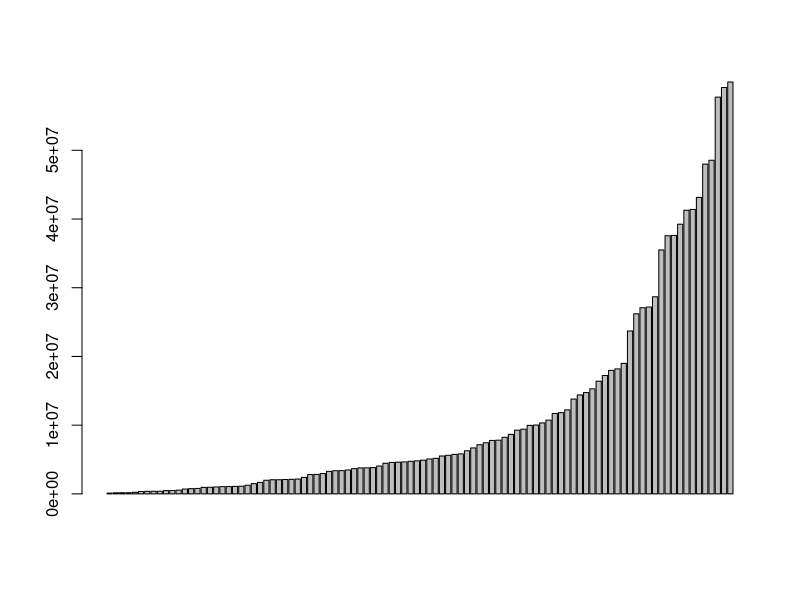
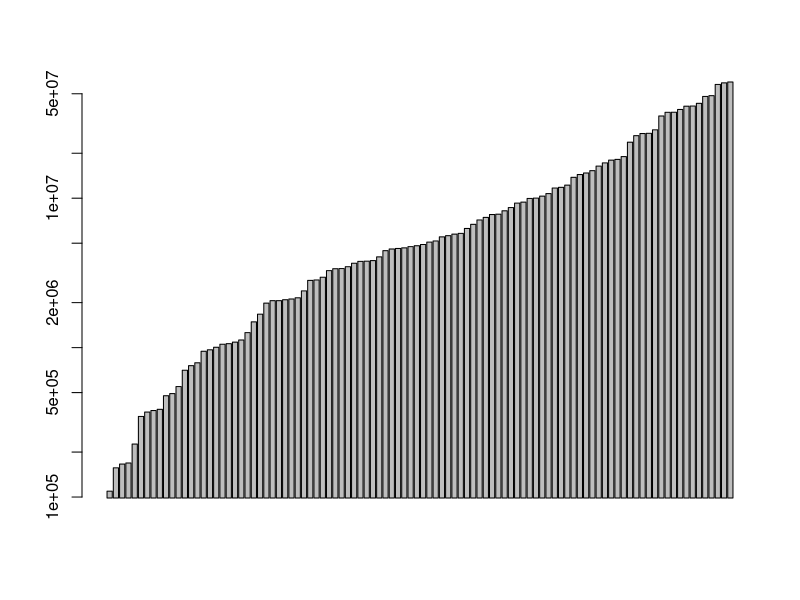
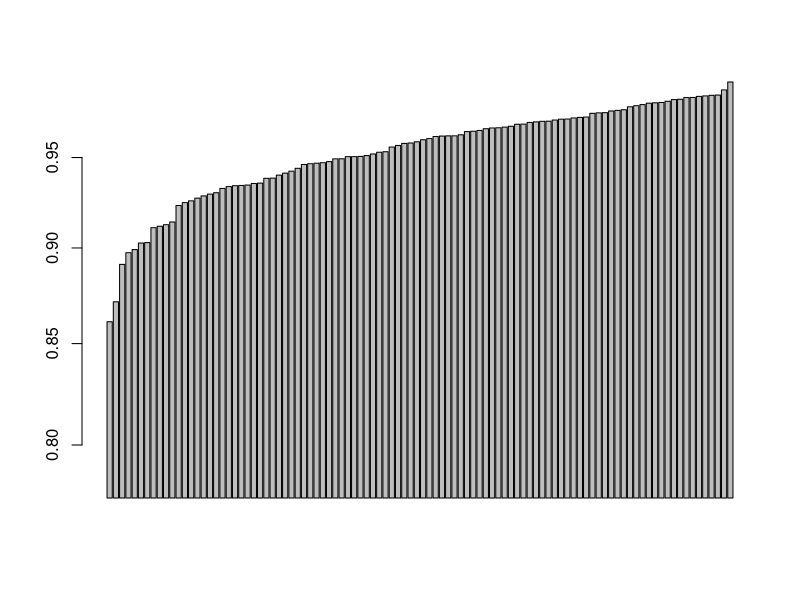
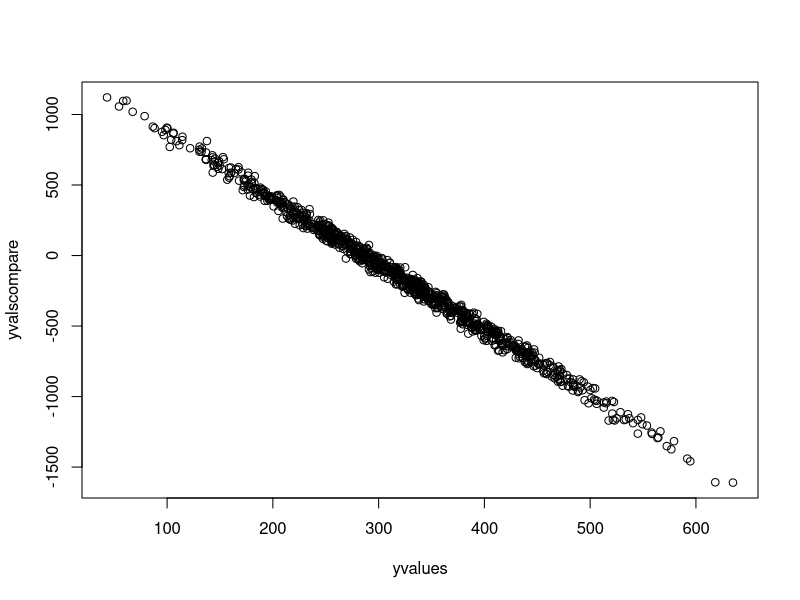
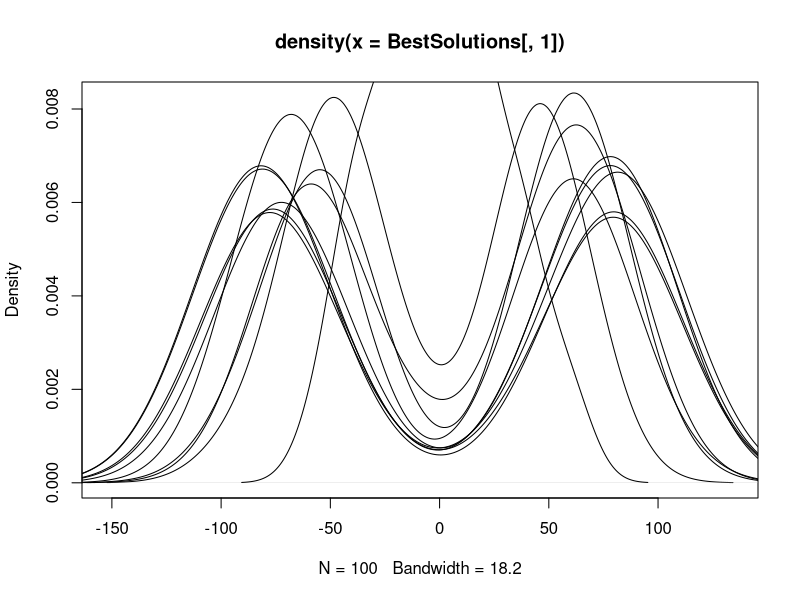

Write the R code that produced these figures, in order.
# Define functions --------------------------------------------------------

breed <- function(i,j, solutionstokeep=solutionstokeep, variables=variables) {
  bredsolution<-matrix(0,nrow=1, ncol=variables)
  for(k in 1:variables)
  {
    ifelse(runif(1)<threshold,
           bredsolution[1,k]<-solutionstokeep[i,k],
           bredsolution[1,k]<-solutionstokeep[j,k]
    )
  }
  bredsolution
}

mutate <- function(solution, mutatethreshold=0.1)
{
    mutatedsolution<-matrix(0, nrow=1,ncol=variables)
    for(k in 1:variables)
    {
        ifelse(runif(1)<mutatethreshold,
               mutatedsolution[1,k]<-solution[k],
               mutatedsolution[1,k]<-runif(1,-100,100)
               )
    }
    mutatedsolution
}

judgesolutions <- function(solutionset, yv=yvalues, xv=xvalues)
{
  metric<-rep(-1,dim(solutionset)[1])
  for(i in 1:dim(solutionset)[1])
  {
    solution1<-solutionset[i,]
    yvalues<-t(tcrossprod(solutionvector,as.matrix(datacreate)))
    yvi<-t(tcrossprod(solution1, as.matrix(xv)))
    metric[i]<-summary(lm(yv~yvi))$r.squared # this allows for there to be a big offset. Also, the correlation could be negative
  }    
  
  metric
}


# Create data -------------------------------------------------------------
variables = 10
observations = 1000
error = 5
datacenters<-runif(variables,-100,100)
loops = 100
numIterations = 100
solutions = 100
threshold<-0.5 #breed mixing
mutatethreshold<-0.01

datacreate<-matrix(nrow=observations, ncol=variables)

for(i in 1:variables)
{
  datacreate[,i]<-rnorm(observations, mean=datacenters[i], sd = sqrt(error))
}

## Create a formula for a model with a large number of variables:
xnam <- paste0("x", 1:variables)
colnames(datacreate)<-xnam
df<-as.data.frame(datacreate)
#let's try this formula: x1+5*x2+10*x3-7*x4+10*x5-x6+13.3*x7-12.8*x8+1.45*x9-20*x10
#solutionvector<-c(1, 5, 10, -7, 10, -1, 13.3, -12.8, 1.45, -20)
solutionvector<-round(runif(variables,-20,20))
sm<-as.matrix(solutionvector)
yvalues<-t(tcrossprod(solutionvector,as.matrix(datacreate)))
xvalues<-datacreate

xnam <- paste0("x", 1:variables)
colnames(xvalues)<-xnam
colnames(yvalues)<-"y"

df<-as.data.frame(xvalues)
df$y<-yvalues

(fmla <- as.formula(paste("y ~ ", paste(xnam, collapse= "+"))))

# Loop through the starting seeds
RMSEbest<-data.frame(RMSE=rep(-1000, loops))
Rsqbest<-data.frame(Rsq=rep(-1000, loops))
BestSolutions<-matrix(data=rep(-1000, variables*loops), nrow=loops, ncol=variables)


for(loop in 1:loops)
{

# Create First 100 solutions ----------------------------------------------
newsolutions<-matrix(data=runif(solutions*variables,-100,100), nrow=solutions, ncol=variables)
RMSE<-data.frame(value=rep(-1000000, solutions))
Rsq<-data.frame(value=rep(-1000000, solutions))
solutionstokeep<-newsolutions


# Go through iterations ---------------------------------------------------
for(iter in 1:numIterations)
{

    print(paste("Loop", loop, "Iter", iter, "Curr. Solns",dim(unique(solutionstokeep))[1], "Best", max(Rsq$value), sep=" - "))
    (if (iter > 1 && dim(unique(solutionstokeep))[1]==1) break)
    solutioncenters<-newsolutions

    #recode Rsq df

#keep top ten solutions and breed them
    #reset Rsq and RMSE matrices
    Rsq<-data.frame(value=rep(2,dim(newsolutions)[1]))
    Rsq$value<-judgesolutions(newsolutions)
    solutionstokeep<-solutioncenters[rank(1-Rsq$value, ties.method = "first")<sqrt(solutions)+1,]

    newsolutions<-matrix(0,nrow=solutions, ncol=variables)

    for(i in 1:dim(solutionstokeep)[1])
      {
      for(j in 1:dim(solutionstokeep)[1])
        {
        #breeding i and j. For each parameter, keep i if random value is less than threshold, j if greater
        #This is the breed function
        newsolutions[10*(i-1)+j,]<-breed(i,j,solutionstokeep, variables)
        #Now mutate! if below threshold
        ifelse(runif(1)<mutatethreshold
               , newsolutions[10*(i-1)+j,]<-mutate(newsolutions[10*(i-1)+j,], mutatethreshold=0.1)
               , newsolutions[10*(i-1)+j,]<-newsolutions[10*(i-1)+j,]
        )
      }
    }
    
    
    
    #endIteration
}


solutionforloop<-unique(solutionstokeep)

for(i in 1:dim(solutionforloop)[1])
{
  smi<-solutionforloop[i,]
  yvi<-t(tcrossprod(smi,as.matrix(xvalues)))
  RMSE[i,]<-sum((yvi-yvalues)^2)/observations
  Rsq[i,]<-summary(lm(yvalues~yvi))$r.squared
}


#solutionvector
        BestSolutions[loop,]<-unique(solutionstokeep)[1,] #only one solution per loop
        RMSEbest[loop,]<-RMSE[1,] #only one solution per loop
        Rsqbest[loop,]<-Rsq[1,] #only one solution per loop

#end loop
}

# Show very best solution
barplot(sort(RMSEbest[[1]]))
barplot(sort(RMSEbest[[1]]), log="y")
barplot(sort(Rsqbest[[1]]), log="y")

solutiontocompare<-BestSolutions[rank(1-Rsqbest[[1]])==1,]

yvalscompare<-xvalues%*%solutiontocompare

plot(yvalues, yvalscompare)

plot(density(BestSolutions[,1]))
for(i in 2:dim(BestSolutions)[2])
{
  lines(density(BestSolutions[,i]))
}
  
a<-BestSolutions / solutionvector
